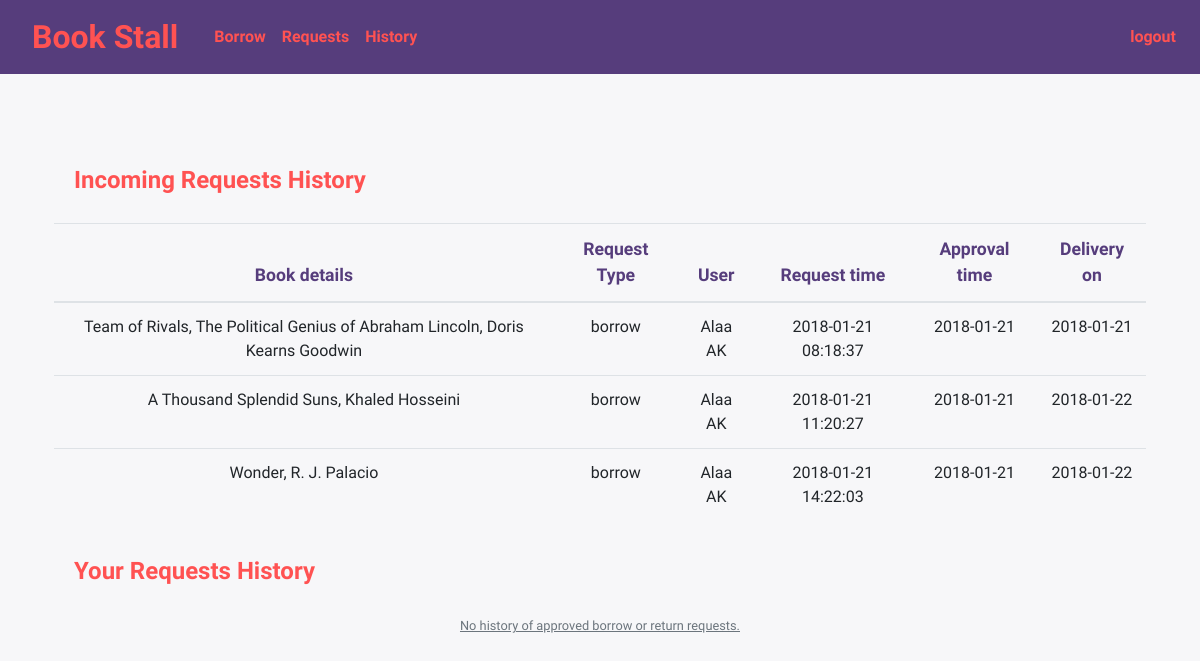
/history (signed in), run on an earlier commit of the app's database.
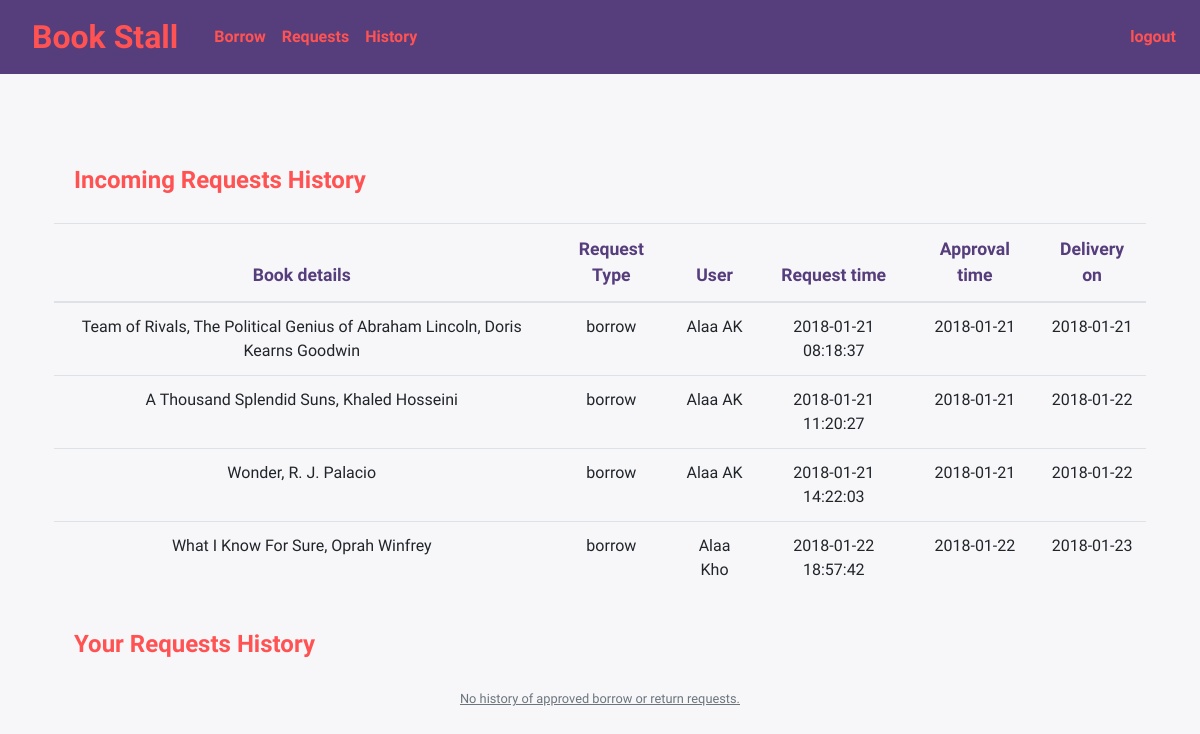
And on a later commit of the database.
### tables this page shows
CREATE TABLE 'requests' ('id' INTEGER PRIMARY KEY AUTOINCREMENT NOT NULL, 'book_id' INTEGER NOT NULL, 'owner_id' INTEGER NOT NULL, 'user_id' INTEGER NOT NULL, 'state' TEXT NOT NULL DEFAULT pending, 'time' TEXT NOT NULL DEFAULT CURRENT_TIMESTAMP, 'approval_time' TEXT, 'request_type' TEXT, 'delivery_date' TEXT);

CREATE TABLE 'books' ('id' INTEGER PRIMARY KEY AUTOINCREMENT NOT NULL, 'title' TEXT NOT NULL, 'subtitle' TEXT NOT NULL, 'authors' TEXT NOT NULL, 'publishedDate' TEXT NOT NULL, 'lendfor' INTEGER NOT NULL,'review' TEXT, 'notes' TEXT, state TEXT NOT NULL DEFAULT available);

CREATE TABLE 'users' ('id' INTEGER PRIMARY KEY AUTOINCREMENT NOT NULL, 'username' TEXT NOT NULL, 'email' TEXT NOT NULL, 'password' TEXT NOT NULL);

### application.py (the view)
@app.route("/history", methods=["GET"])
@login_required
def history():
    approved_reqs = db.execute("SELECT requests.request_type,  books.title, books.subtitle, books.authors, \
     users.username, requests.time, requests.approval_time, requests.delivery_date FROM requests JOIN books ON books.id=requests.book_id \
     JOIN users ON users.id=requests.user_id WHERE requests.state=:state AND  owner_id=:owner_id ", state='approved', owner_id=session["user_id"])
    your_reqs = db.execute("SELECT requests.request_type,  books.title, books.subtitle, books.authors,\
    users.username, requests.time, requests.approval_time, requests.delivery_date FROM requests JOIN books ON books.id=requests.book_id \
    JOIN users ON users.id=requests.owner_id WHERE requests.state=:state AND  user_id=:user_id", state='approved', user_id=session["user_id"])
    return render_template("History.html", approved_reqs=approved_reqs, your_reqs=your_reqs)

### application.py (called while the page is built)
@app.after_request
def after_request(response):
    response.headers["Cache-Control"] = "no-cache, no-store, must-revalidate"
    response.headers["Expires"] = 0
    response.headers["Pragma"] = "no-cache"
    return response

### helpers.py (called while the page is built)
def login_required(f):
    @wraps(f)
    def decorated_function(*args, **kwargs):
        if session.get("user_id") is None:
            return redirect("/login")
        return f(*args, **kwargs)
    return decorated_function

### templates/History.html (shortened to what this page needs)
{% extends "layout.html" %}
{%block main%}
<div>
  <h4 for="Inrequests_history" class="control-label text-left" ><strong>Incoming Requests History</strong></h4>
  {%if approved_reqs%}
  <table class="table table-responsive" id="Inrequests_history">
    <thead>
      <th>Book details</th>
      <th>Request Type</th>
      <th>User</th>
      <th>Request time</th>
      <th>Approval time</th>
      <th>Delivery on</th>
    </thead>
    <tbody>
      {%for row in approved_reqs%}
        <tr>
          <td>{{row['title']}}, {%if row['subtitle']%}{{row['subtitle']}},{%endif%}  {{row['authors']}}</td>
        {%for key in row%}
        {%if key != 'title' and key != 'subtitle' and key != 'authors'%}
          <td>
          {{row.get(key)}}
        </td>
        {%endif%}
        {%endfor%}
      </tr>
      {%endfor%}
    </tbody>
</table>
{%else%}
<small class="text-muted "><u>No history of approved incoming borrow or return requests.</u></small></div>
{%endif%}
</div>
<div>
  <h4 for="your_requests_history" class="control-label text-left" ><strong>Your Requests History</strong></h4>
  {%if your_reqs%}
  <table class="table table-responsive" id="your_requests_history">
    <thead>
      <th>Book details</th>
      <th>Request Type</th>
      <th>Owner</th>
      <th>Request time</th>
      <th>Approval time</th>
      <th>Delivery on</th>
    </thead>
      <tbody>
        {%for row in your_reqs%}
        <tr>
          <td>
            {{row['title']}}, {%if row['subtitle']%}{{row['subtitle']}},{%endif%}  {{row['authors']}}
          </td>
          {%for key in row%}
          {%if key != 'title' and key != 'subtitle' and key != 'authors'%}
            <td>{{row.get(key)}}</td>
            {%endif%}
          {%endfor%}
        </tr>
        {%endfor%}
    </tbody>
</table>
{%else%}
<small class="text-muted "><u>No history of approved borrow or return requests.</u></small></div>
{%endif%}
{%endblock%}

What changed in the data, as far as the page shows it:
added requests: title "What I Know For Sure", authors "Oprah Winfrey", get "borrow" "Alaa Kho" "2018-01-22 18:57:42" "2018-01-22" "2018-01-23"
